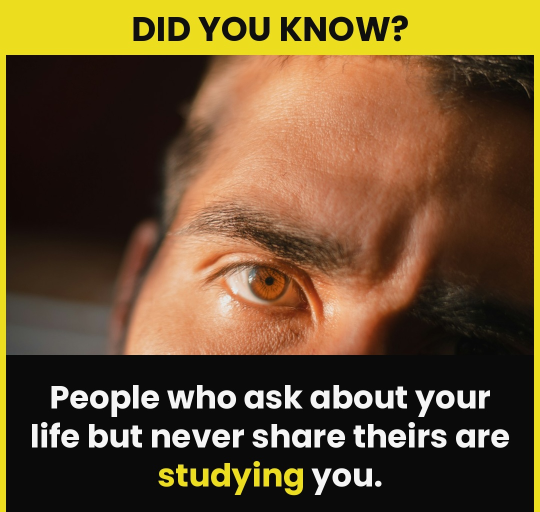
#> input picture tiktok_ps/s2_02.jpg, 1080 x 1023 px (shown at 1/2 size); its folder holds 4 pictures in this run
$ python ps_carousel_w48.py
#> lines starting #> are read from the running program, lines starting #| are printed output that depends on the picture
# Slide 2 sem cabecalho, azul-petroleo. Saida: tiktok_ps/w48_N.jpg
import os
from PIL import Image, ImageDraw, ImageFont, ImageOps
R=os.path.dirname(os.path.dirname(os.path.abspath(__file__)));T=f"{R}/tiktok_ps"
W,H=1080,1023;Y=(70,214,200);FR=(16,58,64);K=(10,10,10);WH=(255,255,255);PH=702
PB=lambda s:ImageFont.truetype("/usr/share/fonts/truetype/google-fonts/Poppins-Bold.ttf",s)
def wrap(d,words,font,maxw):
    L,c=[],[]
    for w in words:
        t=c+[w]
        if d.textlength(" ".join(x for x,_ in t),font=font)<=maxw:c=t
        else:L.append(c);c=[w]
    return L+[c]
POSTS=[("02","People who hold eye contact too long aren't *confident.* They're *testing* you."),
("06","If someone pays for everything early on, find out what they *expect* later."),
("08","People who pause before they answer are choosing what you get to *know.*"),
("09","People who laugh at everything you say want *something* from you."),
("04","People who keep saying \"trust me\" already know you *shouldn't.*"),
("12","In any group, the one everyone checks before laughing is the one in *control.*")]
for i,(n,t) in enumerate(POSTS,1):
    ph=Image.open(f"{T}/s2_{n}.jpg").convert("RGB").crop((12,110,1068,710))
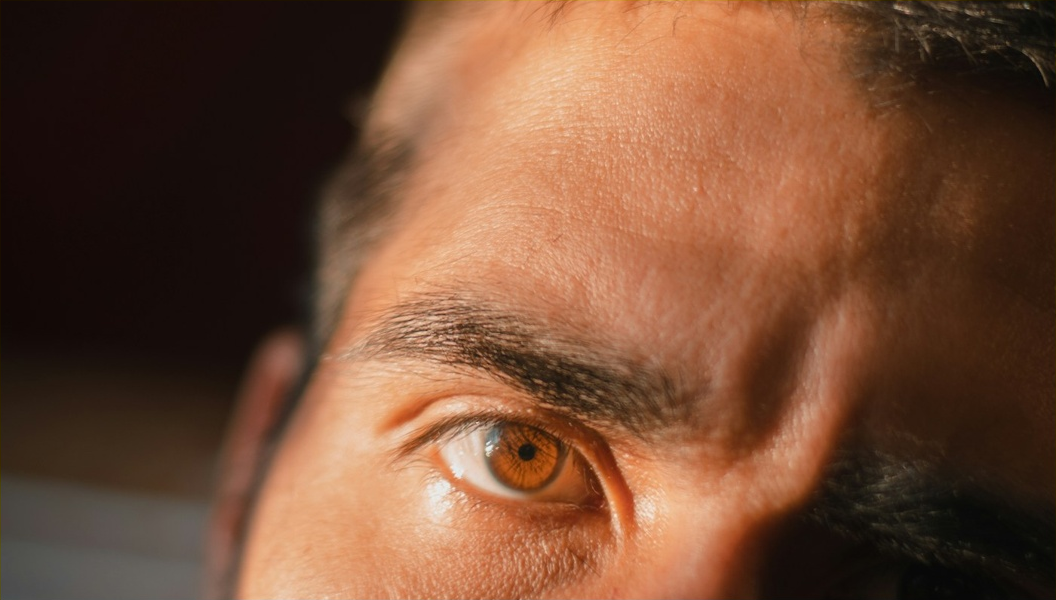
#> ph: PIL image 1056x600 RGB; mean R, G, B 115, 76.1, 53.8
    ph=ImageOps.fit(ph,(W-24,PH-12),Image.LANCZOS)
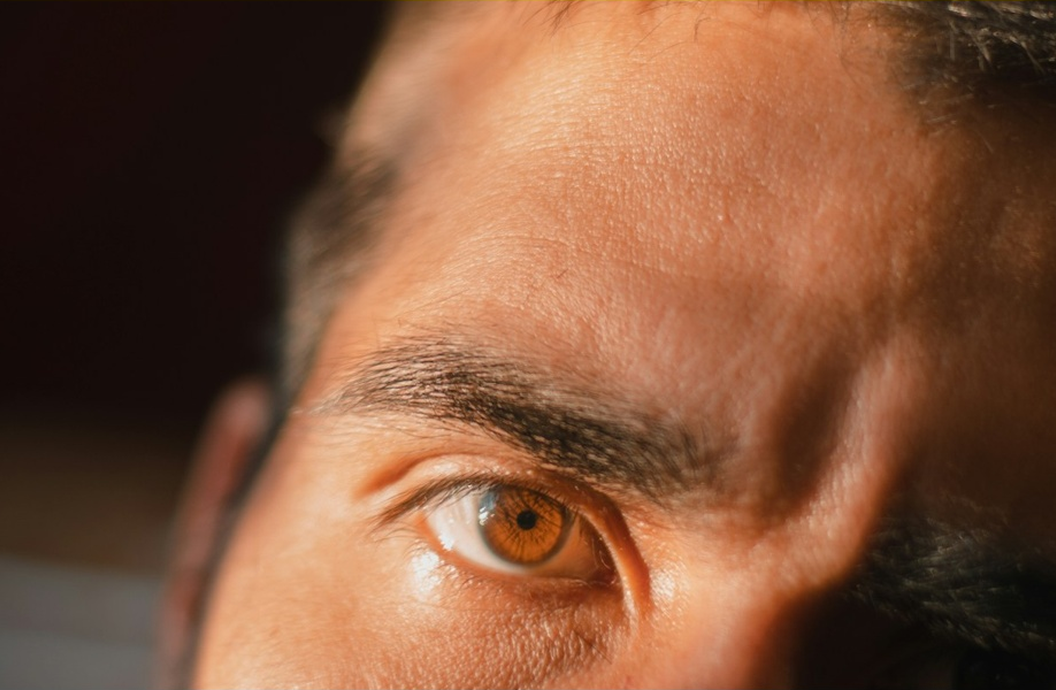
#> ph: PIL image 1056x690 RGB; mean R, G, B 126.2, 83.6, 59.1
    im=Image.new("RGB",(W,H),FR);d=ImageDraw.Draw(im)
#> after `im = Image.new('RGB', (W, H), FR)`:
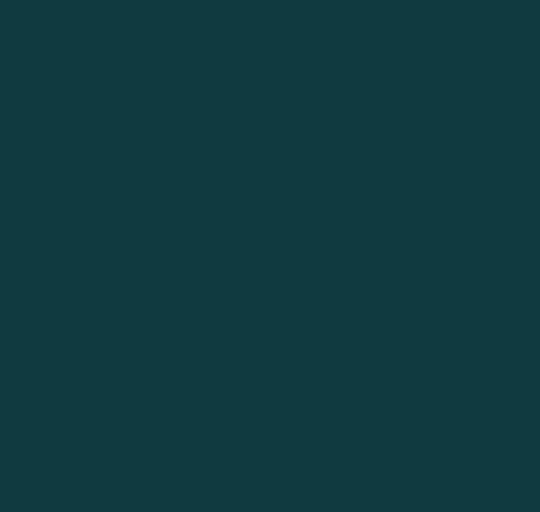
#> im: PIL image 1080x1023 RGB (shown at 1/2 size); mean R, G, B 16, 58, 64
    im.paste(ph,(12,12));d.rectangle((12,PH,W-12,H),fill=K)
#> after `im.paste(ph, (12, 12))`:
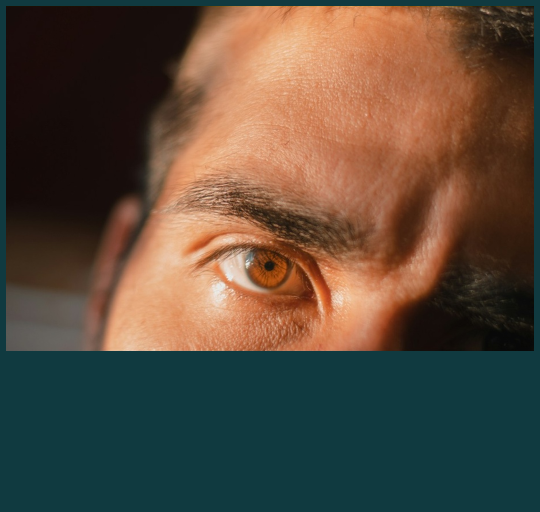
#> im: PIL image 1080x1023 RGB (shown at 1/2 size); mean R, G, B 88.7, 74.9, 60.8
    words=[(w.strip("*"),w.startswith("*")) for w in t.split()]
    for size in (62,58,54,50):
        f=PB(size);L=wrap(d,words,f,960)
        if len(L)<=3:break
    lh=int(size*1.22);y0=PH+(H-PH-lh*len(L))/2
#> after `lh = int(size * 1.22)`: lh = 75
#> after `y0 = PH + (H - PH - lh * len(L)) / 2`: y0 = 750
    for j,ln in enumerate(L):
        x=(W-d.textlength(" ".join(x for x,_ in ln),font=f))/2;y=y0+j*lh
        for w,k in ln:
            d.text((x,y),w,font=f,fill=Y if k else WH);x+=d.textlength(w+" ",font=f)
#> this loop made 3 passes
#> y on passes 1 to 2: 750, 825
#> (ln, y) on pass 3: ([("They're", False), ('testing', True), ('you.', False)], 900)
#> after the loop, x = 869.3
    im.save(f"{T}/w48_{i}.jpg",quality=93)
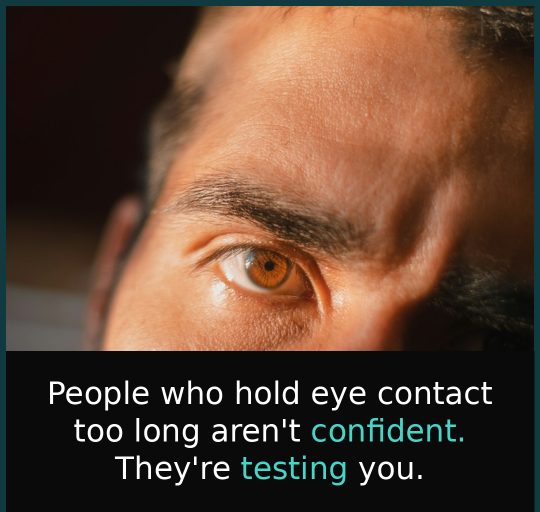
#> saved as w48_1.jpg: PIL image 1080x1023 RGB (shown at 1/2 size); mean R, G, B 91.9, 66.1, 50.1
#> (the run stopped early here; a loop or call above may not have finished)
